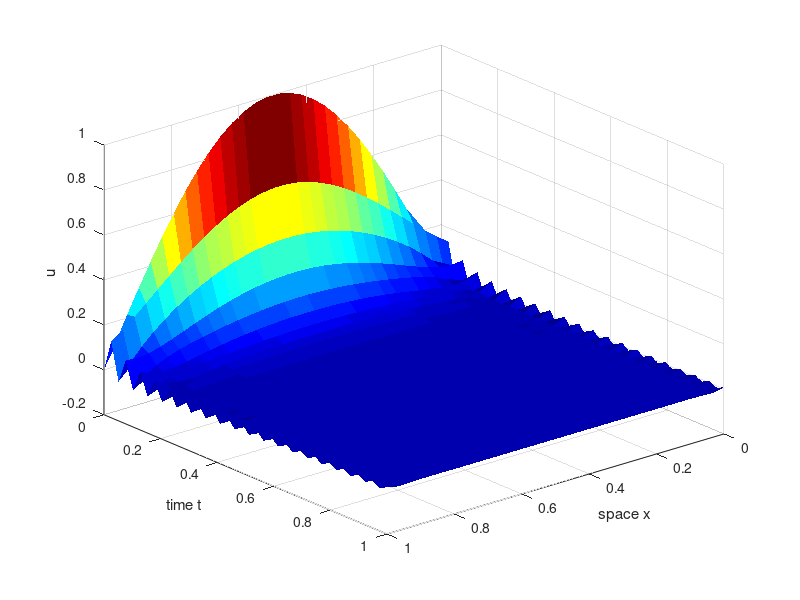

Reproduce this figure in MATLAB.
% Solve heat equation using Crank-Nicholson
%
% Dale Roberts <dale.o.roberts@gmail.com>

clear all;

%% Parameters

nx=30;
nt=40;

%% Create mesh

dx=1/(nx-1);
dt=1/(nt-1);

x=0:dx:1;
t=0:dt:1;

%% Initial condition

u=sin(pi*x)';

%% 1D Laplacian

e=ones(nx,1);
A=spdiags([e -2*e e],-1:1,nx,nx);

%% Setup problem and solve

r=dt/(dx^2);
T=speye(nx)-r*A;

U=zeros(nx+2,nt);
U(2:end-1,1) = u;

for j=2:nt
    b = u+r*A*u;
    u = T\b;
    U(2:end-1,j) = u;
end

%% Plot solution

% style
set(gcf, 'Renderer', 'opengl');
shading faceted
colormap Jet

surf(x,t,U(2:end-1,:)','EdgeColor','None');
view(140, 30);
xlabel('space x');
ylabel('time t');
zlabel('u');
